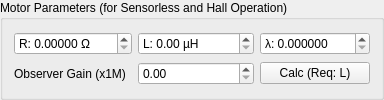
                 <widget class="QGroupBox" name="groupBox_40">
                  <property name="toolTip">
                   <string>&lt;html&gt;&lt;head/&gt;&lt;body&gt;&lt;p&gt;&lt;span style=&quot; font-weight:600;&quot;&gt;Motor Parameters (for Sensorless and Hall Operation)&lt;/span&gt; = all these values are detected automatically during FOC motor detection&lt;/p&gt;&lt;/body&gt;&lt;/html&gt;</string>
                  </property>
                  <property name="title">
                   <string>Motor Parameters (for Sensorless and Hall Operation)</string>
                  </property>
                  <layout class="QGridLayout" name="gridLayout_41">
                   <item row="4" column="1">
                    <widget class="QDoubleSpinBox" name="mcconfFocObserverGainBox">
                     <property name="maximum">
                      <double>100000.000000000000000</double>
                     </property>
                     <property name="singleStep">
                      <double>1.000000000000000</double>
                     </property>
                    </widget>
                   </item>
                   <item row="4" column="0">
                    <widget class="QLabel" name="label_98">
                     <property name="toolTip">
                      <string>&lt;html&gt;&lt;head/&gt;&lt;body&gt;&lt;p&gt;&lt;span style=&quot; font-weight:600;&quot;&gt;Observer Gain (x1M)&lt;/span&gt; = gets calculated by the &amp;quot;Calc (Req: L)&amp;quot; Button to the right. Please do a FOC motor detection first because the value gets calculated by the L value above.&lt;/p&gt;&lt;/body&gt;&lt;/html&gt;</string>
                     </property>
                     <property name="text">
                      <string>Observer Gain (x1M)</string>
                     </property>
                    </widget>
                   </item>
                   <item row="4" column="2">
                    <widget class="QPushButton" name="mcconfFocObserverGainCalcButton">
                     <property name="text">
                      <string>Calc (Req: L)</string>
                     </property>
                    </widget>
                   </item>
                   <item row="1" column="0">
                    <widget class="QDoubleSpinBox" name="mcconfFocMotorRBox">
                     <property name="prefix">
                      <string>R: </string>
                     </property>
                     <property name="suffix">
                      <string> Ω</string>
                     </property>
                     <property name="decimals">
                      <number>5</number>
                     </property>
                     <property name="maximum">
                      <double>1000.000000000000000</double>
                     </property>
                     <property name="singleStep">
                      <double>0.001000000000000</double>
                     </property>
                    </widget>
                   </item>
                   <item row="1" column="1">
                    <widget class="QDoubleSpinBox" name="mcconfFocMotorLBox">
                     <property name="prefix">
                      <string>L: </string>
                     </property>
                     <property name="suffix">
                      <string> µH</string>
                     </property>
                     <property name="decimals">
                      <number>2</number>
                     </property>
                     <property name="maximum">
                      <double>1000000.000000000000000</double>
                     </property>
                    </widget>
                   </item>
                   <item row="1" column="2">
                    <widget class="QDoubleSpinBox" name="mcconfFocMotorLinkageBox">
                     <property name="prefix">
                      <string>λ: </string>
                     </property>
                     <property name="decimals">
                      <number>6</number>
                     </property>
                     <property name="maximum">
                      <double>1000.000000000000000</double>
                     </property>
                     <property name="singleStep">
                      <double>0.000100000000000</double>
                     </property>
                    </widget>
                   </item>
                  </layout>
                 </widget>
